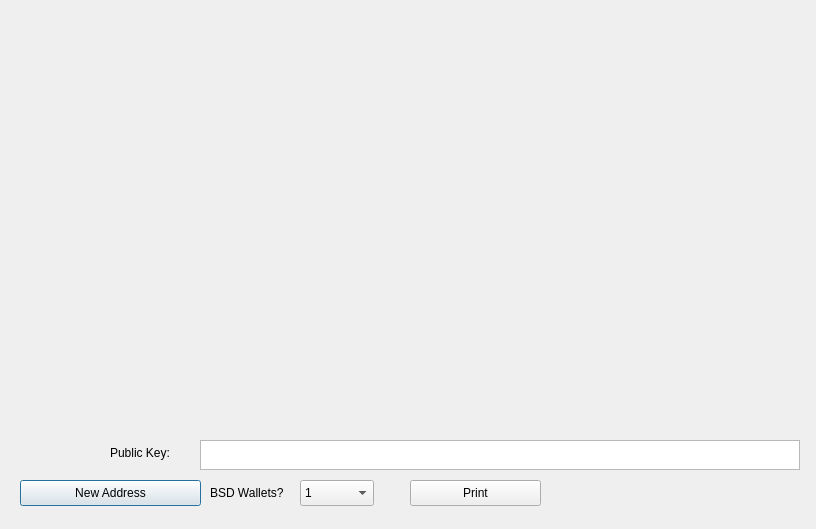
<?xml version="1.0" encoding="UTF-8"?>
<ui version="4.0">
 <class>PaperWalletDialog</class>
 <widget class="QDialog" name="PaperWalletDialog">
  <property name="geometry">
   <rect>
    <x>0</x>
    <y>0</y>
    <width>816</width>
    <height>529</height>
   </rect>
  </property>
  <property name="windowTitle">
   <string>Print Your Paper Wallets</string>
  </property>
  <widget class="QLabel" name="privateKeyQRCode">
   <property name="geometry">
    <rect>
     <x>608</x>
     <y>192</y>
     <width>149</width>
     <height>149</height>
    </rect>
   </property>
   <property name="text">
    <string/>
   </property>
   <property name="scaledContents">
    <bool>true</bool>
   </property>
  </widget>
  <widget class="QLabel" name="addressQRCode">
   <property name="geometry">
    <rect>
     <x>56</x>
     <y>107</y>
     <width>120</width>
     <height>120</height>
    </rect>
   </property>
   <property name="text">
    <string/>
   </property>
   <property name="scaledContents">
    <bool>true</bool>
   </property>
  </widget>
  <widget class="QPushButton" name="getNewAddress">
   <property name="geometry">
    <rect>
     <x>20</x>
     <y>480</y>
     <width>181</width>
     <height>26</height>
    </rect>
   </property>
   <property name="text">
    <string>New Address</string>
   </property>
   <property name="icon">
    <iconset resource="../urals.qrc">
     <normaloff>:/icons/add</normaloff>:/icons/add</iconset>
   </property>
  </widget>
  <widget class="QLabel" name="paperTemplate">
   <property name="geometry">
    <rect>
     <x>20</x>
     <y>10</y>
     <width>775</width>
     <height>416</height>
    </rect>
   </property>
   <property name="text">
    <string notr="true"/>
   </property>
   <property name="pixmap">
    <pixmap resource="../urals.qrc">:/images/paper_wallet</pixmap>
   </property>
  </widget>
  <widget class="VerticalLabel" name="addressText2">
   <property name="geometry">
    <rect>
     <x>245</x>
     <y>22</y>
     <width>31</width>
     <height>371</height>
    </rect>
   </property>
   <property name="font">
    <font>
     <family>Monospace</family>
     <pointsize>12</pointsize>
     <weight>75</weight>
     <italic>false</italic>
     <bold>true</bold>
    </font>
   </property>
   <property name="text">
    <string/>
   </property>
   <property name="alignment">
    <set>Qt::AlignCenter</set>
   </property>
   <property name="textInteractionFlags">
    <set>Qt::TextSelectableByKeyboard|Qt::TextSelectableByMouse</set>
   </property>
  </widget>
  <widget class="VerticalLabel" name="privateKeyText">
   <property name="geometry">
    <rect>
     <x>781</x>
     <y>9</y>
     <width>18</width>
     <height>416</height>
    </rect>
   </property>
   <property name="font">
    <font>
     <family>Monospace</family>
     <pointsize>8</pointsize>
     <weight>50</weight>
     <italic>false</italic>
     <bold>false</bold>
    </font>
   </property>
   <property name="text">
    <string/>
   </property>
   <property name="scaledContents">
    <bool>true</bool>
   </property>
   <property name="alignment">
    <set>Qt::AlignCenter</set>
   </property>
   <property name="textInteractionFlags">
    <set>Qt::TextSelectableByKeyboard|Qt::TextSelectableByMouse</set>
   </property>
  </widget>
  <widget class="QPushButton" name="printButton">
   <property name="geometry">
    <rect>
     <x>410</x>
     <y>480</y>
     <width>131</width>
     <height>26</height>
    </rect>
   </property>
   <property name="text">
    <string>Print</string>
   </property>
   <property name="icon">
    <iconset resource="../urals.qrc">
     <normaloff>:/icons/receiving_addresses</normaloff>:/icons/receiving_addresses</iconset>
   </property>
  </widget>
  <widget class="QDialogButtonBox" name="buttonBox">
   <property name="geometry">
    <rect>
     <x>710</x>
     <y>480</y>
     <width>91</width>
     <height>26</height>
    </rect>
   </property>
   <property name="standardButtons">
    <set>QDialogButtonBox::NoButton</set>
   </property>
   <property name="centerButtons">
    <bool>true</bool>
   </property>
  </widget>
  <widget class="QLabel" name="label">
   <property name="geometry">
    <rect>
     <x>210</x>
     <y>480</y>
     <width>91</width>
     <height>26</height>
    </rect>
   </property>
   <property name="text">
    <string>BSD Wallets?</string>
   </property>
  </widget>
  <widget class="QComboBox" name="walletCount">
   <property name="geometry">
    <rect>
     <x>300</x>
     <y>480</y>
     <width>74</width>
     <height>26</height>
    </rect>
   </property>
   <property name="editable">
    <bool>false</bool>
   </property>
   <item>
    <property name="text">
     <string>1</string>
    </property>
   </item>
   <item>
    <property name="text">
     <string>2</string>
    </property>
   </item>
   <item>
    <property name="text">
     <string>3</string>
    </property>
   </item>
   <item>
    <property name="text">
     <string>4</string>
    </property>
   </item>
   <item>
    <property name="text">
     <string>5</string>
    </property>
   </item>
   <item>
    <property name="text">
     <string>6</string>
    </property>
   </item>
   <item>
    <property name="text">
     <string>7</string>
    </property>
   </item>
   <item>
    <property name="text">
     <string>8</string>
    </property>
   </item>
   <item>
    <property name="text">
     <string>9</string>
    </property>
   </item>
   <item>
    <property name="text">
     <string>10</string>
    </property>
   </item>
   <item>
    <property name="text">
     <string>11</string>
    </property>
   </item>
   <item>
    <property name="text">
     <string>12</string>
    </property>
   </item>
  </widget>
  <widget class="QTextEdit" name="publicKey">
   <property name="geometry">
    <rect>
     <x>200</x>
     <y>440</y>
     <width>600</width>
     <height>30</height>
    </rect>
   </property>
   <property name="undoRedoEnabled">
    <bool>false</bool>
   </property>
   <property name="readOnly">
    <bool>true</bool>
   </property>
   <property name="html">
    <string>&lt;!DOCTYPE HTML PUBLIC &quot;-//W3C//DTD HTML 4.0//EN&quot; &quot;http://www.w3.org/TR/REC-html40/strict.dtd&quot;&gt;
&lt;html&gt;&lt;head&gt;&lt;meta name=&quot;qrichtext&quot; content=&quot;1&quot; /&gt;&lt;style type=&quot;text/css&quot;&gt;
p, li { white-space: pre-wrap; }
&lt;/style&gt;&lt;/head&gt;&lt;body style=&quot; font-family:'Sans'; font-size:9pt; font-weight:400; font-style:normal;&quot;&gt;
&lt;p style=&quot;-qt-paragraph-type:empty; margin-top:0px; margin-bottom:0px; margin-left:0px; margin-right:0px; -qt-block-indent:0; text-indent:0px; font-family:'Sans Serif';&quot;&gt;&lt;br /&gt;&lt;/p&gt;&lt;/body&gt;&lt;/html&gt;</string>
   </property>
   <property name="acceptRichText">
    <bool>false</bool>
   </property>
  </widget>
  <widget class="QLabel" name="label_2">
   <property name="geometry">
    <rect>
     <x>110</x>
     <y>440</y>
     <width>91</width>
     <height>26</height>
    </rect>
   </property>
   <property name="text">
    <string>Public Key:</string>
   </property>
  </widget>
  <widget class="QLabel" name="addressText">
   <property name="geometry">
    <rect>
     <x>40</x>
     <y>340</y>
     <width>440</width>
     <height>15</height>
    </rect>
   </property>
   <property name="text">
    <string>&lt;html&gt;&lt;head/&gt;&lt;body&gt;&lt;p&gt;&lt;br/&gt;&lt;/p&gt;&lt;/body&gt;&lt;/html&gt;</string>
   </property>
  </widget>
  <zorder>getNewAddress</zorder>
  <zorder>paperTemplate</zorder>
  <zorder>addressQRCode</zorder>
  <zorder>privateKeyQRCode</zorder>
  <zorder>addressText2</zorder>
  <zorder>privateKeyText</zorder>
  <zorder>printButton</zorder>
  <zorder>buttonBox</zorder>
  <zorder>label</zorder>
  <zorder>walletCount</zorder>
  <zorder>publicKey</zorder>
  <zorder>label_2</zorder>
  <zorder>addressText</zorder>
 </widget>
 <customwidgets>
  <customwidget>
   <class>VerticalLabel</class>
   <extends>QLabel</extends>
   <header>verticallabel.h</header>
  </customwidget>
 </customwidgets>
 <resources>
  <include location="../urals.qrc"/>
 </resources>
 <connections>
  <connection>
   <sender>buttonBox</sender>
   <signal>rejected()</signal>
   <receiver>PaperWalletDialog</receiver>
   <slot>close()</slot>
   <hints>
    <hint type="sourcelabel">
     <x>650</x>
     <y>408</y>
    </hint>
    <hint type="destinationlabel">
     <x>357</x>
     <y>214</y>
    </hint>
   </hints>
  </connection>
 </connections>
</ui>
